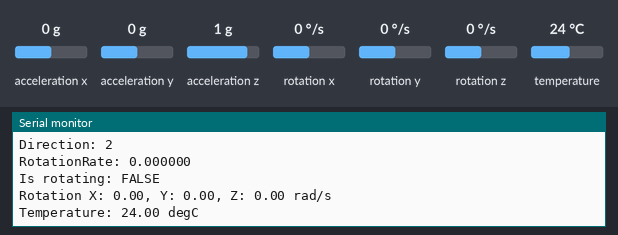
Simulated run of this program. Board: ESP32. On the bench: the last lines printed to the serial monitor. The inputs (shaded band) are chosen by the test bench; at power-on: rotation x 0 °/s, acceleration x 0 g, acceleration y 0 g, acceleration z 1 g, rotation y 0 °/s, rotation z 0 °/s, temperature 24 °C.

Above: at 1.3 s.
1.4 s: rotation x set to -192 °/s
At 2.1 s:
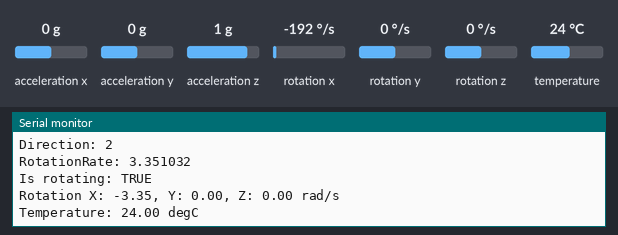
3.6 s: acceleration x set to -1.4 g
5.1 s: acceleration y set to -1.4 g
6.6 s: acceleration z set to -1.4 g
8.1 s: rotation y set to -192 °/s
At 8.7 s:
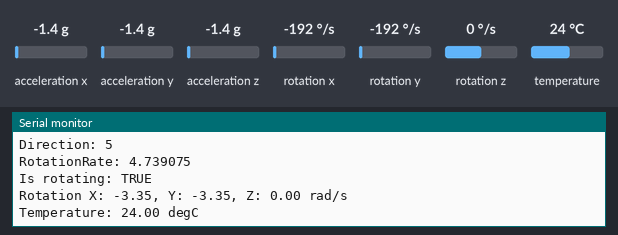
Timing chart, 0 to 10.6 s (numbered marks = the images above; inputs shaded):
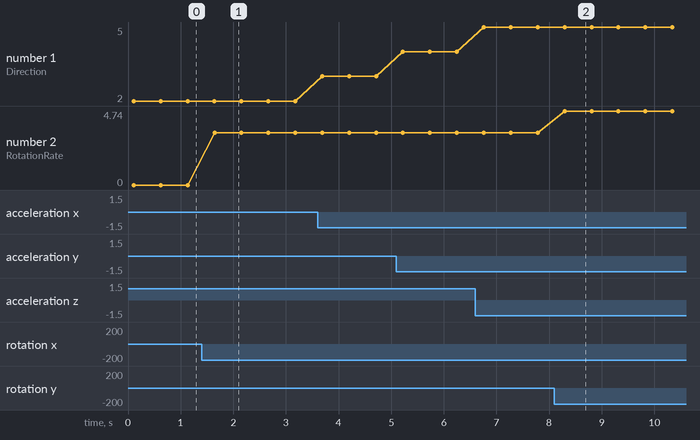

The program:

main.cpp
```cpp
// Basic demo for accelerometer readings from Adafruit MPU6050

#include <Adafruit_MPU6050.h>
#include <Adafruit_Sensor.h>
#include <Wire.h>

Adafruit_MPU6050 mpu;

float magnitude(sensors_vec_t& vec) {
  return sqrt(vec.x*vec.x + vec.y*vec.y + vec.z*vec.z);
}

sensors_vec_t vector(float x, float y, float z) {
  sensors_vec_t vector;
  vector.x = x;
  vector.y = y;
  vector.z = z;
  return vector;
}

sensors_vec_t unitVector(sensors_vec_t& vec) {
  float mag = magnitude(vec);
  return vector(vec.x/mag ,vec.y/mag, vec.z/mag);
}

float dotProduct(const sensors_vec_t vec1, const sensors_vec_t vec2) {
  return vec1.x*vec2.x + vec1.y*vec2.y + vec1.z*vec2.z;
}

#define X_unitVector (vector(1,0,0))
#define Y_unitVector (vector(0,1,0))
#define Z_unitVector (vector(0,0,1))

#define X_minus_unitVector (vector(-1,0,0))
#define Y_minus_unitVector (vector(0,-1,0))
#define Z_minus_unitVector (vector(0,0,-1))

int max(double a, double b, double c, double d, double e, double f) {
  if (a>b && a>c && a>d && a>e && a>f)
  {
    return 0;
  }
  if (b>c && b>d && b>e && b>f)
  {
    return 1;
  }
  if (c>d && c>e && c>f)
  {
    return 2;
  }
  if (d>e && d>f)
  {
    return 3;
  }
  if (e>f)
  {
    return 4;
  }
  return 5;
}

void setup(void) {
  Serial.begin(115200);
  while (!Serial)
    delay(10); // will pause Zero, Leonardo, etc until serial console opens

  Serial.println("Adafruit MPU6050 test!");

  // Try to initialize!
  if (!mpu.begin()) {
    Serial.println("Failed to find MPU6050 chip");
    while (1) {
      delay(10);
    }
  }
  Serial.println("MPU6050 Found!");

  mpu.setAccelerometerRange(MPU6050_RANGE_8_G);
  Serial.print("Accelerometer range set to: ");
  switch (mpu.getAccelerometerRange()) {
  case MPU6050_RANGE_2_G:
    Serial.println("+-2G");
    break;
  case MPU6050_RANGE_4_G:
    Serial.println("+-4G");
    break;
  case MPU6050_RANGE_8_G:
    Serial.println("+-8G");
    break;
  case MPU6050_RANGE_16_G:
    Serial.println("+-16G");
    break;
  }
  mpu.setGyroRange(MPU6050_RANGE_500_DEG);
  Serial.print("Gyro range set to: ");
  switch (mpu.getGyroRange()) {
  case MPU6050_RANGE_250_DEG:
    Serial.println("+- 250 deg/s");
    break;
  case MPU6050_RANGE_500_DEG:
    Serial.println("+- 500 deg/s");
    break;
  case MPU6050_RANGE_1000_DEG:
    Serial.println("+- 1000 deg/s");
    break;
  case MPU6050_RANGE_2000_DEG:
    Serial.println("+- 2000 deg/s");
    break;
  }

  mpu.setFilterBandwidth(MPU6050_BAND_21_HZ);
  Serial.print("Filter bandwidth set to: ");
  switch (mpu.getFilterBandwidth()) {
  case MPU6050_BAND_260_HZ:
    Serial.println("260 Hz");
    break;
  case MPU6050_BAND_184_HZ:
    Serial.println("184 Hz");
    break;
  case MPU6050_BAND_94_HZ:
    Serial.println("94 Hz");
    break;
  case MPU6050_BAND_44_HZ:
    Serial.println("44 Hz");
    break;
  case MPU6050_BAND_21_HZ:
    Serial.println("21 Hz");
    break;
  case MPU6050_BAND_10_HZ:
    Serial.println("10 Hz");
    break;
  case MPU6050_BAND_5_HZ:
    Serial.println("5 Hz");
    break;
  }

  Serial.println("");
  delay(100);
}

void loop() {

  /* Get new sensor events with the readings */
  sensors_event_t a, g, temp;
  mpu.getEvent(&a, &g, &temp);

  /* Print out the values */
  Serial.print("Acceleration X: ");
  Serial.print(a.acceleration.x);
  Serial.print(", Y: ");
  Serial.print(a.acceleration.y);
  Serial.print(", Z: ");
  Serial.print(a.acceleration.z);
  Serial.println(" m/s^2");

  int direction = max(
    dotProduct(a.acceleration, X_unitVector),
    dotProduct(a.acceleration, Y_unitVector),
    dotProduct(a.acceleration, Z_unitVector),
    dotProduct(a.acceleration, X_minus_unitVector),
    dotProduct(a.acceleration, Y_minus_unitVector),
    dotProduct(a.acceleration, Z_minus_unitVector)
  );

  float rotationRateThreshold = .2;
  bool isRotating = magnitude(g.gyro) > rotationRateThreshold;

  Serial.printf("Direction: %d\n",direction);
  Serial.printf("RotationRate: %f\n", magnitude(g.gyro));
  Serial.printf("Is rotating: %s\n", (isRotating?"TRUE":"FALSE"));

  Serial.print("Rotation X: ");
  Serial.print(g.gyro.x);
  Serial.print(", Y: ");
  Serial.print(g.gyro.y);
  Serial.print(", Z: ");
  Serial.print(g.gyro.z);
  Serial.println(" rad/s");

  Serial.print("Temperature: ");
  Serial.print(temp.temperature);
  Serial.println(" degC");

  Serial.println("");
  delay(500);
}
```

Measured:
- after the input at 1.4 s, the serial monitor: prints a new line after 0.24 s (image 1)
- after the input at 8.1 s, the serial monitor: prints a new line after 0.19 s (image 2)
- plotted number 1: 2 → 3 after the input at 3.6 s, 3 → 4 after the input at 5.1 s, 4 → 5 after the input at 6.6 s
- plotted number 2: 0 → 3.35 after the input at 1.4 s, 3.35 → 4.74 after the input at 8.1 s
